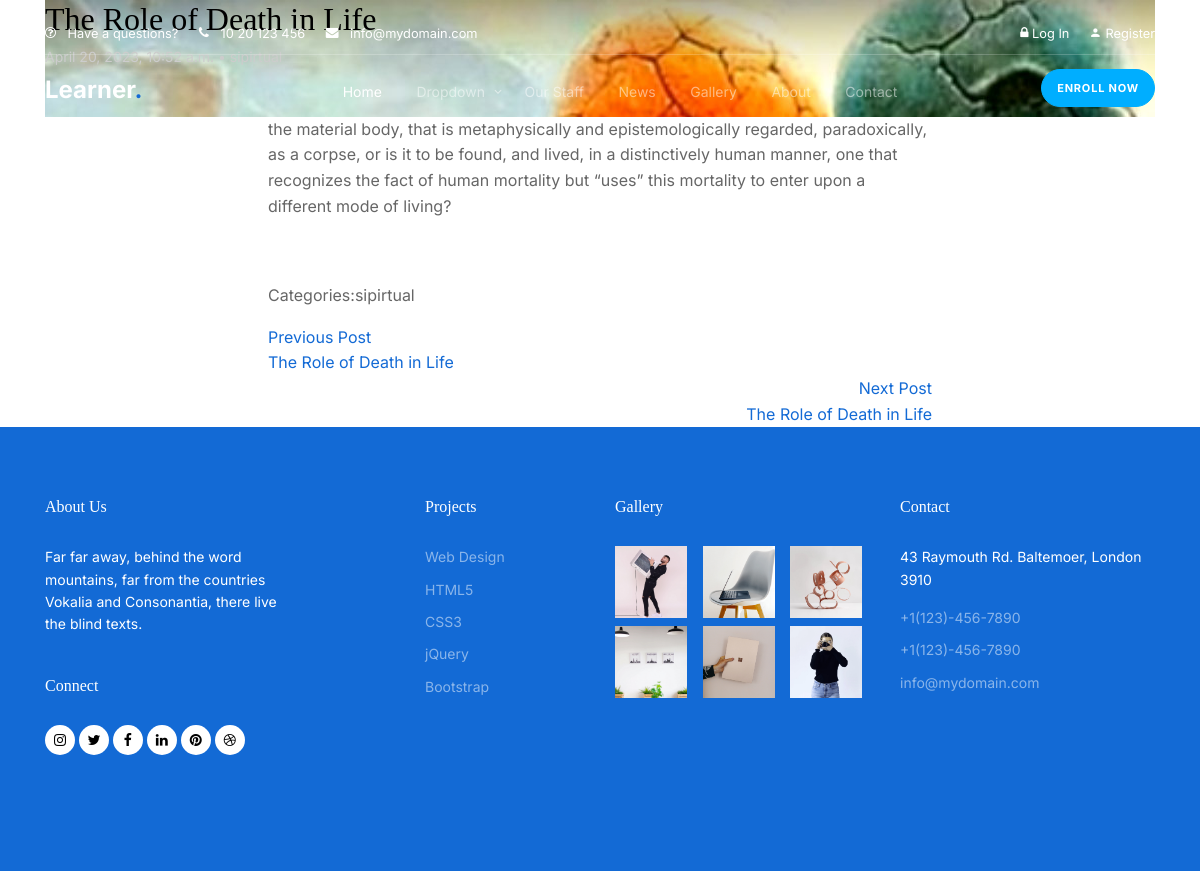
Screenshot of /show/9/ with the database file from the repository.
### blog/models.py (models this page shows, shortened)
class Blog(models.Model):
    title = models.CharField( max_length=255)
    post_type=models.CharField(max_length= 30)
    description = models.TextField( null= True , blank=True , max_length=300)
    image = models.ImageField(upload_to= 'images' ,blank=True , default='images/gal_6.jpg')
    created_at = models.DateTimeField(auto_now=True)
    user=models.ForeignKey(User,on_delete=models.CASCADE ,null=True ,blank=True )
    class Meta:
        ordering = ['-created_at']

### academy/views.py (the view)
# urls.py: path('show/<int:pk>/',views.show , name= "show" ),
def show(request,pk):
     context ={}
     context['post']=Blog.objects.get(pk=pk)
     return render(request, 'show.html', context=context)

### academy/templates/show.html (shortened to what this page needs)
{% extends 'base.html' %}
{% load static %}
{% block content  %}
<div class="featured-post single-article">
    <div class="container">
      <div class="post-slide single-page" style="background-image: url('{{post.image.url}}');">
        <div class="text-wrap pb-5">
          <h2 class="text-black">{{post.title}}</h2>
          <div class="meta">
            <span>{{post.created_at}}</span>
            <span>&bullet;</span>
            <span>{{post.post_type}}</span>
          </div>
        </div>
      </div>
    </div>
  </div>
  <div class="container article">
    <div class="row justify-content-center align-items-stretch">
      <article class="col-lg-8 order-lg-2 px-lg-5">
            <p>{{post.description}}</p>
        <div class="pt-5 categories_tags ">
              <p>Categories:{{post.post_type}} </p>
            </div>
            <div class="post-single-navigation d-flex align-items-stretch">
                {% if post.get_previous_by_created_at %}
              <a href="{% url 'show' post.get_previous_by_created_at.id %} " class="mr-auto w-50 pr-4">
                <span class="d-block">Previous Post</span>
               {{post.title}}
              </a>
              {% endif %}
            </div>
              <div class="post-single-navigation d-flex align-items-stretch">
              {% if post.get_next_by_created_at %}
              <a href="{% url 'show' post.get_next_by_created_at.id %}" class="ml-auto w-50 text-right pl-4">
                <span class="d-block">Next Post</span>
                {{post.title}}
              </a>
              {% endif %}
            </div>
      </article>
      </div>
    </div>
{% endblock %}

### static/css/style.css (style rules this page uses)
.text-black { color: #000000 !important; }
a { color: #136ad5; -webkit-transition: .3s all ease; -o-transition: .3s all ease; transition: .3s all ease; }
h1, .h1, h2, .h2, h3, .h3, h4, .h4 { font-family: "Display Playfair", serif; color: #black; }
.meta { font-size: 14px; color: #ccc; }

### rows the page displays
Blog: image (picture), title "The Role of Death in Life", created_at "April 20, 2023, 10:52 a.m.", post_type "sipirtual", description "the material body, that is metaphysically and epistemologically regarded, paradoxically, as a corpse, or is it to be found, and lived, in a distinctively human manner, one that recognizes the fact of human mortality but “uses” this mortality to enter upon a different mode of living?"
